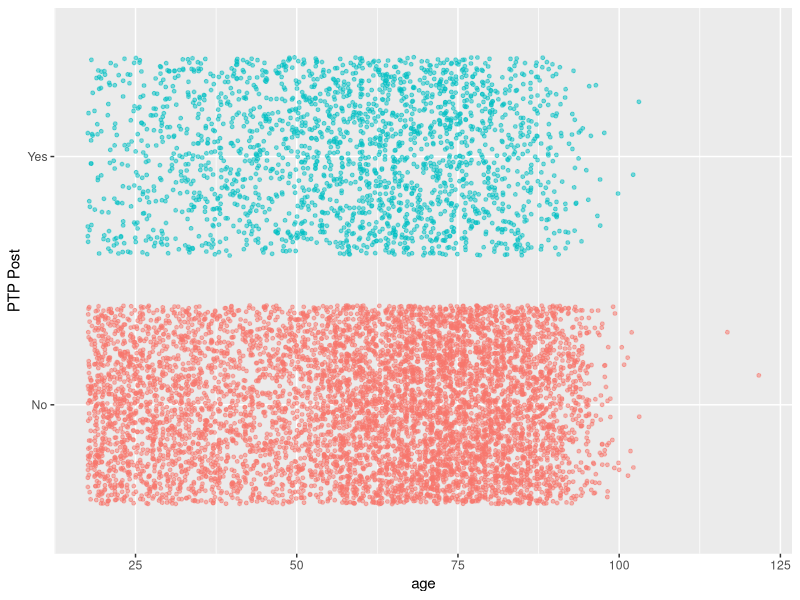
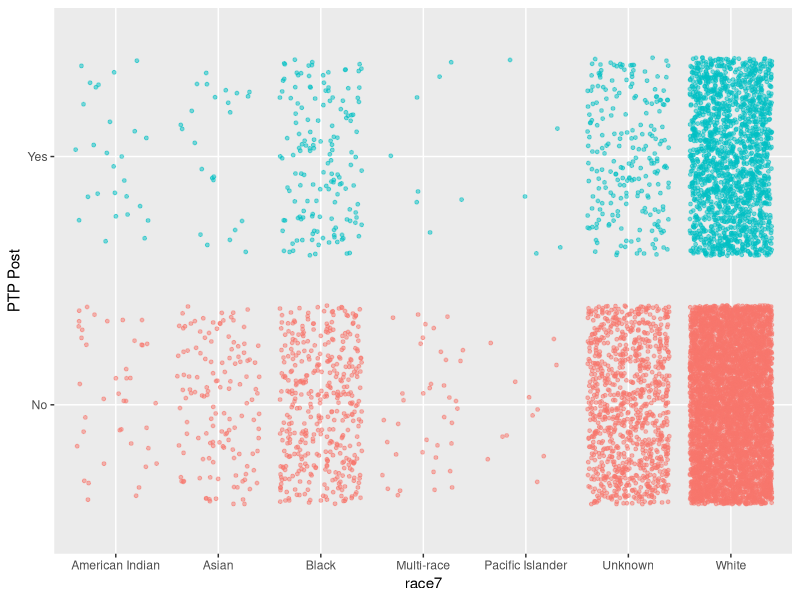
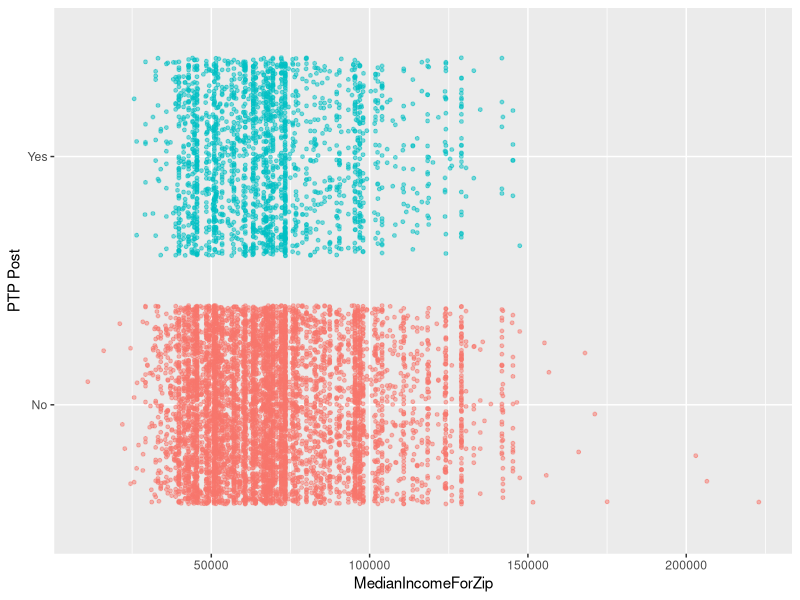
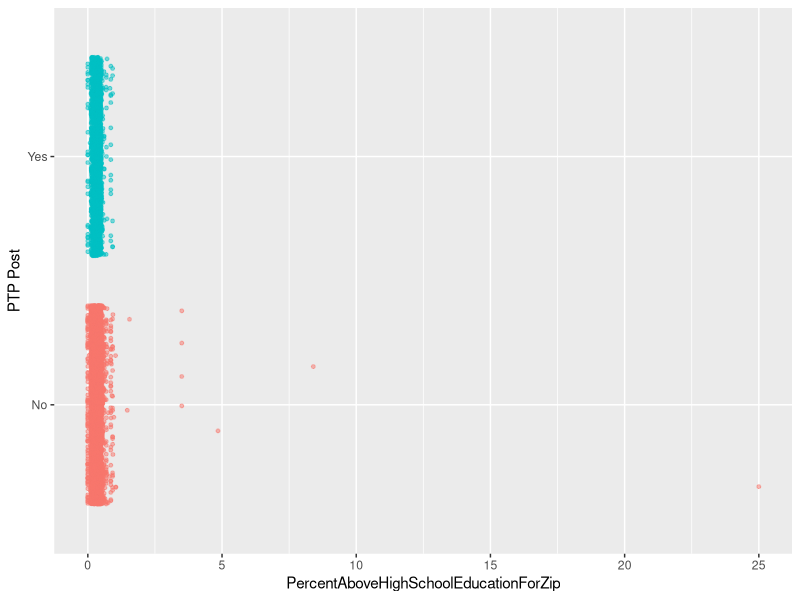
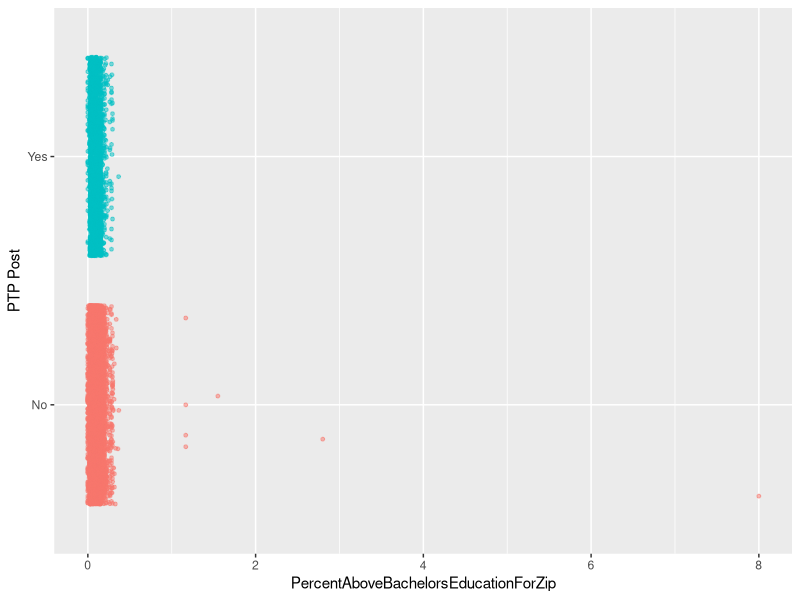
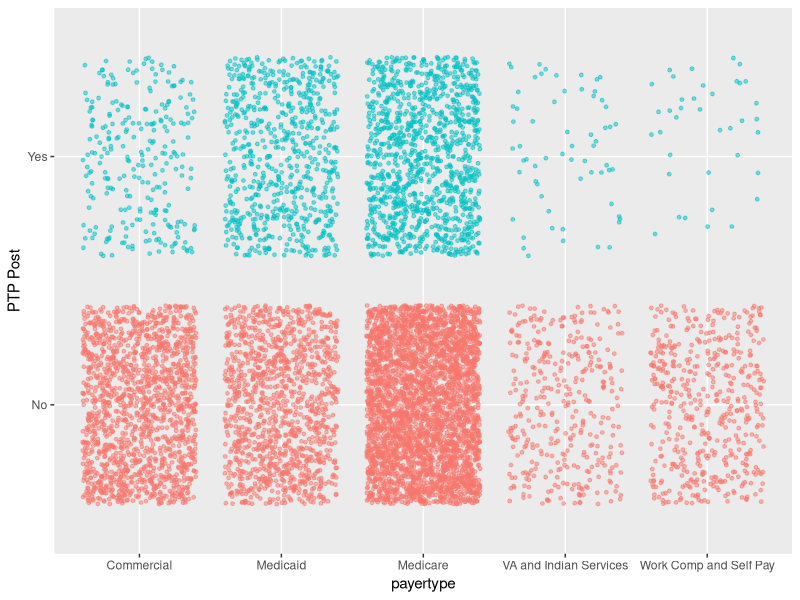
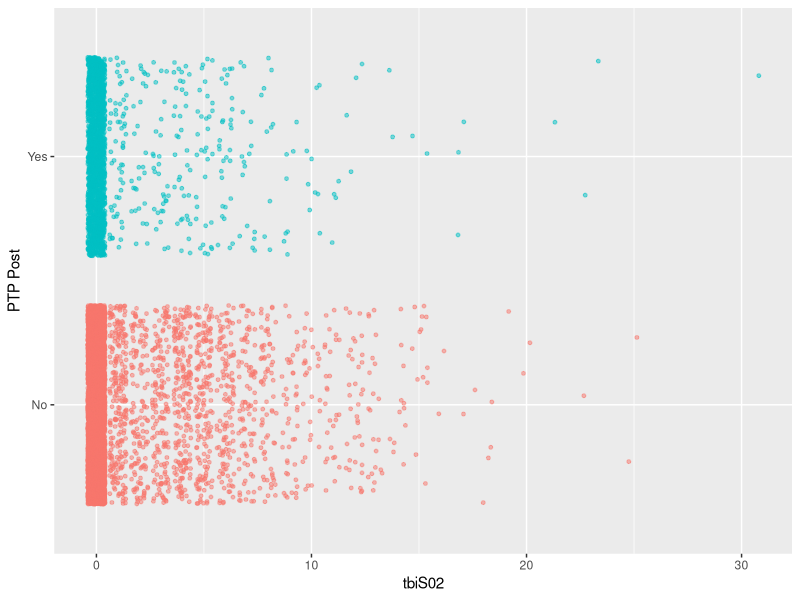
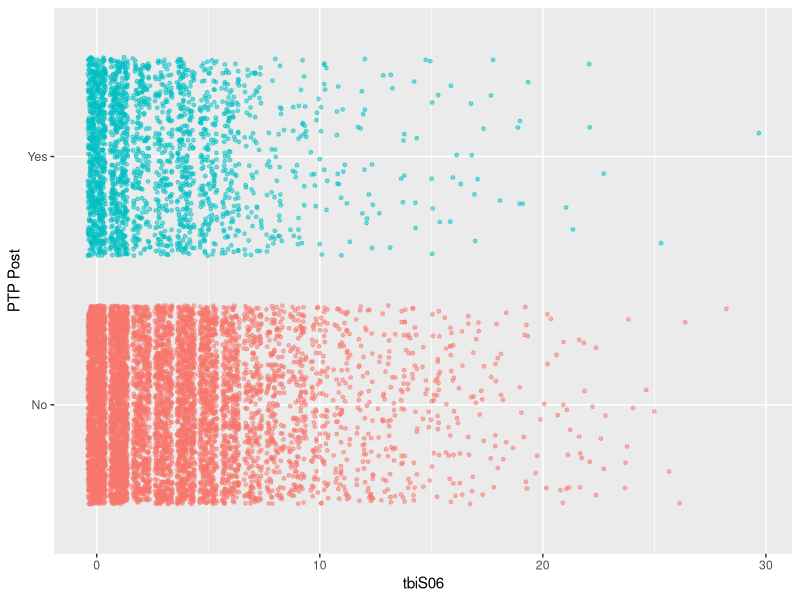

R code for these plots, in order:
train = read.csv("tbistaa556_training.csv")
validate = read.csv("tbistaa556_validate.csv")

# reomving the died and subject id columns
#DON'T RUN MORE THAN ONCE WITHOUT RELOADING THE CSV FILES SO YOU DON'T KEEP REMOVING COLUMNS
train = train[,-1]
validate = validate[,-1]
train = train[,-36]
validate = validate[,-35]

# converting NA in the race column to unknown in both datasets
indR = is.na(train$race7)
train$race7[indR] = 0

# splitting features and labels
xtrain = train[,-36]
ytrain = train[,36]
xvalidate = validate[,-35]

# removing all rows with NA for a clean dataset
ind = complete.cases(train)
trainClean = train[ind,]

#how many NAs per column
for(i in 1:ncol(xtrain)){
  cat("\nColumn ", names(xtrain)[i], ". Num_NAs:", sum(is.na(xtrain[,i])))
}

# making new data frame with strings instead of numbers for visualizations
library(dplyr)
train1 = train
train1 = train1 %>% mutate(race7 = case_when(
  race7 == 0 ~ "Unknown",
  race7 == 1 ~ "Multi-race",
  race7 == 2 ~ "Pacific Islander",
  race7 == 3 ~ "American Indian",
  race7 == 4 ~ "Asian",
  race7 == 5 ~ "Black",
  race7 == 6 ~ "White"))

train1 = train1 %>% mutate(ethnic3 = case_when(
  ethnic3 == 0 ~ "Unknown",
  ethnic3 == 1 ~ "Hispanic",
  ethnic3 == 2 ~ "Non-Hispanic"))


train1 = train1 %>% mutate(sex2 = case_when(
  sex2 == 0 ~ "Unknown",
  sex2 == 1 ~ "Female",
  sex2 == 2 ~ "Male"))

train1 = train1 %>% mutate(sig_other = case_when(
  sig_other == 0 ~ "Unknown",
  sig_other == 1 ~ "No Significant Other",
  sig_other == 2 ~ "Significant Other"))

train1 = train1 %>% mutate(tobacco = case_when(
  tobacco == 0 ~ "Missing",
  tobacco == 1 ~ "Yes",
  tobacco == 2 ~ "No"))

train1 = train1 %>% mutate(alcohol = case_when(
  alcohol == 0 ~ "Missing",
  alcohol == 1 ~ "Yes",
  alcohol == 2 ~ "No"))

train1 = train1 %>% mutate(drugs = case_when(
  drugs == 0 ~ "Missing",
  drugs == 1 ~ "Yes",
  drugs == 2 ~ "No"))

train1 = train1 %>% mutate(payertype = case_when(
  payertype == 1 ~ "Work Comp and Self Pay",
  payertype == 2 ~ "Medicaid",
  payertype == 3 ~ "Medicare",
  payertype == 4 ~ "VA and Indian Services",
  payertype == 5 ~ "Commercial"))

train1 = train1 %>% mutate(ptp1_yn = case_when(
  ptp1_yn == 1 ~ "Yes",
  ptp1_yn == 2 ~ "No",))

train1 = train1 %>% mutate(ptp2_yn = case_when(
  ptp2_yn == 1 ~ "Yes",
  ptp2_yn == 2 ~ "No",))

train1 = train1 %>% mutate(ptp0_yn = case_when(
  ptp0_yn == 1 ~ "Yes",
  ptp0_yn == 2 ~ "No",))

train1 = train1 %>% mutate(ed_yn = case_when(
  ed_yn == 0 ~ "Missing",
  ed_yn == 1 ~ "Yes",
  ed_yn == 2 ~ "No"))

train1 = train1 %>% mutate(icu = case_when(
  icu == 1 ~ "Yes",
  icu == 2 ~ "No"))

train1 = train1 %>% mutate(delirium = case_when(
  delirium == 0 ~ "Missing",
  delirium == 1 ~ "Yes",
  delirium == 2 ~ "No"))

train1 = train1 %>% mutate(agitated = case_when(
  agitated == 0 ~ "Missing",
  agitated == 1 ~ "Yes",
  agitated == 2 ~ "No"))

train1 = train1 %>% mutate(lethargic = case_when(
  lethargic == 0 ~ "Missing",
  lethargic == 1 ~ "Yes",
  lethargic == 2 ~ "No"))

train1 = train1 %>% mutate(comatose = case_when(
  comatose == 0 ~ "Missing",
  comatose == 1 ~ "Yes",
  comatose == 2 ~ "No"))

train1 = train1 %>% mutate(disoriented = case_when(
  disoriented == 0 ~ "Missing",
  disoriented == 1 ~ "Yes",
  disoriented == 2 ~ "No"))

train1 = train1 %>% mutate(dc_setting = case_when(
  dc_setting == 0 ~ "Died",
  dc_setting == 1 ~ "Unknown",
  dc_setting == 2 ~ "Hospice",
  dc_setting == 3 ~ "Other",
  dc_setting == 4 ~ "AMA",
  dc_setting == 5 ~ "IRF",
  dc_setting == 6 ~ "SNF",
  dc_setting == 7 ~ "Mental/Psych",
  dc_setting == 8 ~ "Home",))

train1 = train1 %>% mutate(prehosp = case_when(
  prehosp == 1 ~ "Yes",
  prehosp == 2 ~ "No"))

train1 = train1 %>% mutate(posthosp = case_when(
  posthosp == 1 ~ "Yes",
  posthosp == 2 ~ "No"))

train1 = train1 %>% mutate(ptp3_yn = case_when(
  ptp3_yn == 0 ~ "No",
  ptp3_yn == 1 ~ "Yes"))



#Find proportion of PTP in each category of categorical variable
propPTP = function(train){
  for(col in 1:ncol(train)){
    uvs = sort(unique(train[,col]))
    # skip continuous variables
    if(length(uvs) >= 10){
      next
    }
    cat("\n\nColumn:", colnames(train)[col], "\n")
    for(value in uvs){
      subset = train[train[,col] == value,]
      cat("  value =", value, ". Proportion of PTP Post=", mean(subset$ptp3_yn), "\n")
    }
  }
}

propPTP(train1)

# more continuous predictors
#train$logPAHSEFZ = log(train$PercentAboveHighSchoolEducationForZip+1)
#train$logPABEFZ = log(train$PercentAboveBachelorsEducationForZip+1)
train$summaryGCS = (train$gcs_min + train$gcs_max)/2
train$summaryADL = (train$adl_min + train$adl_max)/2
train$summaryMOB = (train$mobility_min + train$mobility_max)/2
train$loglos_total = log(train$los_total+1)
#train$loglogPAHSEFZ = log(train$logPAHSEFZ + 1)
#train$loglogPABEFZ = log(train$logPABEFZ + 1)
#train$logloglogPAHSEFZ = log(train$loglogPAHSEFZ + 1)
#train$logloglogPABEFZ = log(train$loglogPABEFZ + 1)
train$PABEFZ = ifelse(train$PercentAboveBachelorsEducationForZip>0.7,0.7,train$PercentAboveBachelorsEducationForZip)
train$PAHSEFZ = ifelse(train$PercentAboveHighSchoolEducationForZip>1.5,1.5,train$PercentAboveHighSchoolEducationForZip)
train$logtbiS02 = log(train$tbiS02+1)
train$logtbiS06 = log(train$tbiS06+1)
train$logtbiS09 = log(train$tbiS09+1)

#train1$logPAHSEFZ = log(train$PercentAboveHighSchoolEducationForZip+1)
#train1$logPABEFZ = log(train$PercentAboveBachelorsEducationForZip+1)
train1$summaryGCS = (train$gcs_min + train$gcs_max)/2
train1$summaryADL = (train$adl_min + train$adl_max)/2
train1$summaryMOB = (train$mobility_min + train$mobility_max)/2
train1$loglos_total = log(train$los_total+1)
train1$PABEFZ = ifelse(train$PercentAboveBachelorsEducationForZip>0.4,0.4,train$PercentAboveBachelorsEducationForZip)
train1$PAHSEFZ = ifelse(train$PercentAboveHighSchoolEducationForZip>1.2,1.2,train$PercentAboveHighSchoolEducationForZip)
train1$logtbiS02 = log(train$tbiS02+1)
train1$logtbiS06 = log(train$tbiS06+1)
train1$logtbiS09 = log(train$tbiS09+1)

# graphs of continuous predictors vs trt
library(ggplot2)
graphs = function(train, numUnique = 8){
  for(col in 1:ncol(train)){
  uvs = sort(unique(train[,col]))
  # skip continuous variables
  if(length(uvs) <= numUnique){
    next
  }
  colname = colnames(train)[col]
  print(ggplot(train, aes(x = train[[col]], y = as.factor(train$ptp3_yn), color = as.factor(train$ptp3_yn))) + 
    geom_jitter(size = 1, alpha = 0.5) + 
      labs(x = colname, y = "PTP Post") + theme(legend.position = "none"))
  }
}

graphs(train1, numUnique = 4)

#load training data as a csv file
write.csv(train, file = "fullData.csv")
